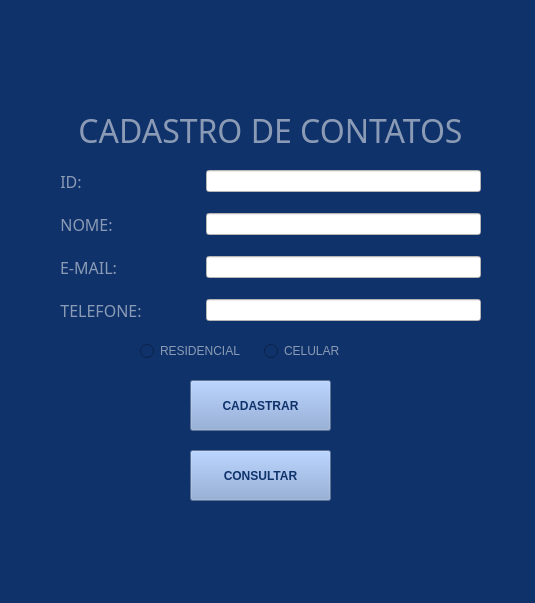
<?xml version="1.0" encoding="UTF-8"?>
<ui version="4.0">
 <class>MainWindow</class>
 <widget class="QMainWindow" name="MainWindow">
  <property name="windowModality">
   <enum>Qt::NonModal</enum>
  </property>
  <property name="geometry">
   <rect>
    <x>0</x>
    <y>0</y>
    <width>535</width>
    <height>603</height>
   </rect>
  </property>
  <property name="cursor">
   <cursorShape>ArrowCursor</cursorShape>
  </property>
  <property name="windowTitle">
   <string>MainWindow</string>
  </property>
  <property name="layoutDirection">
   <enum>Qt::LeftToRight</enum>
  </property>
  <property name="autoFillBackground">
   <bool>false</bool>
  </property>
  <property name="styleSheet">
   <string notr="true">background-color: #0f326b;</string>
  </property>
  <property name="toolButtonStyle">
   <enum>Qt::ToolButtonIconOnly</enum>
  </property>
  <widget class="QWidget" name="centralwidget">
   <widget class="QWidget" name="formLayoutWidget">
    <property name="geometry">
     <rect>
      <x>60</x>
      <y>170</y>
      <width>421</width>
      <height>158</height>
     </rect>
    </property>
    <layout class="QFormLayout" name="formLayout">
     <property name="horizontalSpacing">
      <number>64</number>
     </property>
     <property name="verticalSpacing">
      <number>20</number>
     </property>
     <item row="0" column="0">
      <widget class="QLabel" name="label_2">
       <property name="enabled">
        <bool>true</bool>
       </property>
       <property name="font">
        <font>
         <family>Rockwell</family>
         <pointsize>12</pointsize>
         <weight>50</weight>
         <italic>false</italic>
         <bold>false</bold>
        </font>
       </property>
       <property name="layoutDirection">
        <enum>Qt::LeftToRight</enum>
       </property>
       <property name="styleSheet">
        <string notr="true">color: #8b9bb5;</string>
       </property>
       <property name="text">
        <string>ID:</string>
       </property>
       <property name="textFormat">
        <enum>Qt::AutoText</enum>
       </property>
       <property name="alignment">
        <set>Qt::AlignCenter</set>
       </property>
      </widget>
     </item>
     <item row="1" column="0">
      <widget class="QLabel" name="label_3">
       <property name="enabled">
        <bool>true</bool>
       </property>
       <property name="font">
        <font>
         <family>Rockwell</family>
         <pointsize>12</pointsize>
         <weight>50</weight>
         <italic>false</italic>
         <bold>false</bold>
        </font>
       </property>
       <property name="layoutDirection">
        <enum>Qt::LeftToRight</enum>
       </property>
       <property name="styleSheet">
        <string notr="true">color: #8b9bb5</string>
       </property>
       <property name="text">
        <string>NOME:</string>
       </property>
       <property name="textFormat">
        <enum>Qt::AutoText</enum>
       </property>
       <property name="alignment">
        <set>Qt::AlignCenter</set>
       </property>
      </widget>
     </item>
     <item row="1" column="1">
      <widget class="QLineEdit" name="lineEdit_2">
       <property name="styleSheet">
        <string notr="true">background-color: rgb(255, 255, 255);</string>
       </property>
       <property name="text">
        <string/>
       </property>
      </widget>
     </item>
     <item row="2" column="0">
      <widget class="QLabel" name="label_4">
       <property name="enabled">
        <bool>true</bool>
       </property>
       <property name="font">
        <font>
         <family>Rockwell</family>
         <pointsize>12</pointsize>
         <weight>50</weight>
         <italic>false</italic>
         <bold>false</bold>
        </font>
       </property>
       <property name="layoutDirection">
        <enum>Qt::LeftToRight</enum>
       </property>
       <property name="styleSheet">
        <string notr="true">color: #8b9bb5;</string>
       </property>
       <property name="text">
        <string>E-MAIL:</string>
       </property>
       <property name="textFormat">
        <enum>Qt::AutoText</enum>
       </property>
       <property name="alignment">
        <set>Qt::AlignCenter</set>
       </property>
      </widget>
     </item>
     <item row="2" column="1">
      <widget class="QLineEdit" name="lineEdit_3">
       <property name="styleSheet">
        <string notr="true">background-color: rgb(255, 255, 255);</string>
       </property>
       <property name="text">
        <string/>
       </property>
      </widget>
     </item>
     <item row="3" column="0">
      <widget class="QLabel" name="label_5">
       <property name="enabled">
        <bool>true</bool>
       </property>
       <property name="font">
        <font>
         <family>Rockwell</family>
         <pointsize>12</pointsize>
         <weight>50</weight>
         <italic>false</italic>
         <bold>false</bold>
        </font>
       </property>
       <property name="layoutDirection">
        <enum>Qt::LeftToRight</enum>
       </property>
       <property name="styleSheet">
        <string notr="true">color: #8b9bb5;</string>
       </property>
       <property name="text">
        <string>TELEFONE:</string>
       </property>
       <property name="textFormat">
        <enum>Qt::AutoText</enum>
       </property>
       <property name="alignment">
        <set>Qt::AlignCenter</set>
       </property>
      </widget>
     </item>
     <item row="3" column="1">
      <widget class="QLineEdit" name="lineEdit_4">
       <property name="styleSheet">
        <string notr="true">background-color: rgb(255, 255, 255);</string>
       </property>
       <property name="text">
        <string/>
       </property>
      </widget>
     </item>
     <item row="0" column="1">
      <widget class="QLineEdit" name="lineEdit">
       <property name="styleSheet">
        <string notr="true">background-color: rgb(255, 255, 255);</string>
       </property>
       <property name="text">
        <string/>
       </property>
      </widget>
     </item>
    </layout>
   </widget>
   <widget class="QWidget" name="horizontalLayoutWidget">
    <property name="geometry">
     <rect>
      <x>140</x>
      <y>340</y>
      <width>241</width>
      <height>22</height>
     </rect>
    </property>
    <layout class="QHBoxLayout" name="horizontalLayout">
     <item>
      <widget class="QRadioButton" name="radioButton">
       <property name="cursor">
        <cursorShape>PointingHandCursor</cursorShape>
       </property>
       <property name="styleSheet">
        <string notr="true">color: #8b9bb5;</string>
       </property>
       <property name="text">
        <string>RESIDENCIAL</string>
       </property>
      </widget>
     </item>
     <item>
      <widget class="QRadioButton" name="radioButton_2">
       <property name="cursor">
        <cursorShape>PointingHandCursor</cursorShape>
       </property>
       <property name="styleSheet">
        <string notr="true">color: #8b9bb5;</string>
       </property>
       <property name="text">
        <string>CELULAR</string>
       </property>
      </widget>
     </item>
    </layout>
   </widget>
   <widget class="QPushButton" name="btnRegister">
    <property name="geometry">
     <rect>
      <x>190</x>
      <y>380</y>
      <width>141</width>
      <height>51</height>
     </rect>
    </property>
    <property name="font">
     <font>
      <weight>75</weight>
      <bold>true</bold>
     </font>
    </property>
    <property name="cursor">
     <cursorShape>PointingHandCursor</cursorShape>
    </property>
    <property name="styleSheet">
     <string notr="true">background-color: #83a2d4; color:  #0f326b;</string>
    </property>
    <property name="text">
     <string>CADASTRAR</string>
    </property>
   </widget>
   <widget class="QLabel" name="label">
    <property name="geometry">
     <rect>
      <x>60</x>
      <y>110</y>
      <width>421</width>
      <height>41</height>
     </rect>
    </property>
    <property name="font">
     <font>
      <family>Rockwell</family>
      <pointsize>24</pointsize>
      <weight>50</weight>
      <italic>false</italic>
      <bold>false</bold>
     </font>
    </property>
    <property name="layoutDirection">
     <enum>Qt::LeftToRight</enum>
    </property>
    <property name="styleSheet">
     <string notr="true">color: #8b9bb5;</string>
    </property>
    <property name="text">
     <string>CADASTRO DE CONTATOS</string>
    </property>
    <property name="textFormat">
     <enum>Qt::AutoText</enum>
    </property>
    <property name="alignment">
     <set>Qt::AlignCenter</set>
    </property>
   </widget>
   <widget class="QPushButton" name="btnConsultar">
    <property name="geometry">
     <rect>
      <x>190</x>
      <y>450</y>
      <width>141</width>
      <height>51</height>
     </rect>
    </property>
    <property name="font">
     <font>
      <weight>75</weight>
      <bold>true</bold>
     </font>
    </property>
    <property name="cursor">
     <cursorShape>PointingHandCursor</cursorShape>
    </property>
    <property name="styleSheet">
     <string notr="true">background-color: #83a2d4; color:  #0f326b;</string>
    </property>
    <property name="text">
     <string>CONSULTAR</string>
    </property>
   </widget>
  </widget>
  <widget class="QMenuBar" name="menubar">
   <property name="enabled">
    <bool>true</bool>
   </property>
   <property name="geometry">
    <rect>
     <x>0</x>
     <y>0</y>
     <width>535</width>
     <height>21</height>
    </rect>
   </property>
  </widget>
  <widget class="QStatusBar" name="statusBar">
   <property name="enabled">
    <bool>true</bool>
   </property>
  </widget>
 </widget>
 <resources/>
 <connections/>
</ui>
